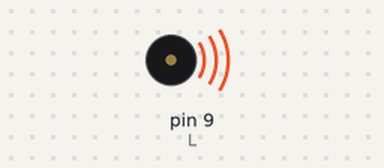
Recording of a sketch running on a simulated Arduino Uno, built with avr-gcc and run on an emulated ATmega328P. On the bench: buzzer (waves = sounding).

Above: at 0.1 s.
At 15.3 s:
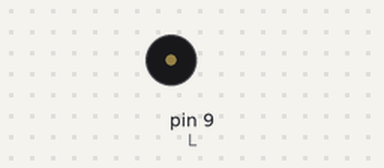
Timing chart, 0 to 40.0 s (numbered marks = the images above):
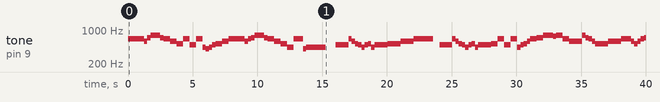

Measured:
- by itself, tone on pin 9 (L): plays 659 Hz for 1.3 s, 587 Hz for 0.25 s, 698 Hz for 0.25 s, 783 Hz for 0.75 s, 698 Hz for 0.25 s, 659 Hz for 0.50 s … (80 notes in this stretch)

The sketch:

oldbuzzer_gimnOfUkraine.ino
```cpp
#define	C0 16.35
#define	Db0	17.32
#define	D0	18.35
#define	Eb0	19.45
#define	E0	20.60
#define	F0	21.83
#define	Gb0	23.12
#define	G0	24.50
#define	Ab0	25.96
#define	LA0	27.50
#define	Bb0	29.14
#define	B0	30.87
#define	C1	32.70
#define	Db1	34.65
#define	D1	36.71
#define	Eb1	38.89
#define	E1	41.20
#define	F1	43.65
#define	Gb1	46.25
#define	G1	49.00
#define	Ab1	51.91
#define	LA1	55.00
#define	Bb1	58.27
#define	B1	61.74
#define	C2	65.41
#define	Db2	69.30
#define	D2	73.42
#define	Eb2	77.78
#define	E2	82.41
#define	F2	87.31
#define	Gb2	92.50
#define	G2	98.00
#define	Ab2	103.83
#define	LA2	110.00
#define	Bb2	116.54
#define	B2	123.47
#define	C3	130.81
#define	Db3	138.59
#define	D3	146.83
#define	Eb3	155.56
#define	E3	164.81
#define	F3	174.61
#define	Gb3	185.00
#define	G3	196.00
#define	Ab3	207.65
#define	LA3	220.00
#define	Bb3	233.08
#define	B3	246.94
#define	C4	261.63
#define	Db4	277.18
#define	D4	293.66
#define	Eb4	311.13
#define	E4	329.63
#define	F4	349.23
#define	Gb4	369.99
#define	G4	392.00
#define	Ab4	415.30
#define	LA4	445.00
#define	Bb4	466.16
#define	B4	493.88
#define	C5	523.25
#define	Db5	554.37
#define	D5	587.33
#define	Eb5	622.25
#define	E5	659.26
#define	F5	698.46
#define	Gb5	739.99
#define	G5	783.99
#define	Ab5	830.61
#define	LA5	880.00
#define	Bb5	932.33
#define	B5	987.77
#define	C6	1046.50
#define	Db6	1108.73
#define	D6	1174.66
#define	Eb6	1244.51
#define	E6	1318.51
#define	F6	1396.91
#define	Gb6	1479.98
#define	G6	1567.98
#define	Ab6	1661.22
#define	LA6	1760.00
#define	Bb6	1864.66
#define	B6	1975.53
#define	C7	2093.00
#define	Db7	2217.46
#define	D7	2349.32
#define	Eb7	2489.02
#define	E7	2637.02
#define	F7	2793.83
#define	Gb7	2959.96
#define	G7	3135.96
#define	Ab7	3322.44
#define	LA7	3520.01
#define	Bb7	3729.31
#define	B7	3951.07
#define	C8	4186.01
#define	Db8	4434.92
#define	D8	4698.64
#define	Eb8	4978.03

#define BPM 120
#define H 2*Q
#define Q 60000/BPM
#define E Q/2
#define S Q/4
#define W 4*Q
#define Z E+Q

#define L  9
void setup() {
  pinMode(L, OUTPUT);  //pin 9
}
void loop() {
  tone(L, E5, Z);
  delay(1 + Z);
  tone(L, E5, E);
  delay(1 + E);
  tone(L, E5, E);
  delay(1 + E);
  tone(L, D5, E);
  delay(1 + E);
  tone(L, F5, E);
  delay(1 + E);
  tone(L, G5, Z);
  delay(1 + Z);
  tone(L, F5, E);
  delay(1 + E);
  tone(L, E5, Q);
  delay(1 + Q);
  tone(L, D5, Q);
  delay(1 + Q);
  tone(L, C5, Q);
  delay(1 + Q);
  tone(L, E5, Q);
  delay(1 + Q);
  tone(L, B4, Q);
  delay(1 + Q);
  tone(L, E5, Q);
  delay(1 + Q);
  tone(L, 440.1, E); // ëÿ1  1/8
  delay(1 + E);
  tone(L, Ab4, E); // ñîëü1#   1/8
  delay(1 + E);
  tone(L, 440.1, E); // ëÿ1  1/8
  delay(1 + E);
  tone(L, B4, E); // Ñè1  1/8
  delay(1 + E);
  tone(L, C5, Q); // äî2  1/4
  delay(1 + Q);
  tone(L, D5, Q); // ðå2  1/4
  delay(1 + Q);
  tone(L, E5, Z); // ìè2  ? ñ òî÷êîé
  delay(1 + Z);
  tone(L, E5, E); // ìè2  1/8
  delay(1 + E);
  tone(L, E5, E); // ìè2  1/8
  delay(1 + E);
  tone(L, D5, E); // ðå2  1/8
  delay(1 + E);
  tone(L, E5, E); // ìè2  1/8
  delay(1 + E);
  tone(L, F5, E); // ôà2  1/8
  delay(1 + E);
  tone(L, G5, Z); // ñîëü2   1/4 ñ òî÷êîé
  delay(1 + Z);
  tone(L, F5, E); // ôà2  1/8
  delay(1 + E);
  tone(L, E5, Q); // ìè2 1/4
  delay(1 + Q);
  tone(L, D5, Q); // ðå2  1/4
  delay(1 + Q);
  tone(L, C5, Q); // äî2  1/4
  delay(1 + Q);
  tone(L, 440.1, Q); // Ëÿ1  1/4
  delay(1 + Q);
  tone(L, E5, Z); // ìè2  ? ñ òî÷êîé
  delay(1 + Z);
  tone(L, Ab4, E); // ñîëü1#   1/8
  delay(1 + E);
  tone(L, 440.1, H); // Ëÿ1  1/2
  delay(1 + H);
  tone(L, 440.1, Q); // Ëÿ1  1/4
  delay(1 + Q);
  delay(Z);
  tone(L, B4, Z); // Ñè1  1/4 c òî÷êîé
  delay(1 + Z);
  tone(L, B4, E); // Ñè1  1/8
  delay(1 + E);
  tone(L, E5, E); // ìè2  1/8
  delay(1 + E);
  tone(L, D5, E); // ðå2  1/8
  delay(1 + E);
  tone(L, C5, E); // äî2  1/8
  delay(1 + E);
  tone(L, B4, E); // Ñè1  1/8
  delay(1 + E);
  tone(L, 440.1, E); // ëÿ1  1/8
  delay(1 + E);
  tone(L, B4, E); // Ñè1  1/8
  delay(1 + E);
  tone(L, C5, E); // äî2  1/8
  delay(1 + E);
  tone(L, 440.1, E); // ëÿ1  1/8
  delay(1 + E);
  tone(L, B4, Q); // Ñè1  1/4
  delay(1 + Q);
  tone(L, B4, Q); // Ñè1  1/4
  delay(1 + Q);
  tone(L, C5, Z); // äî2  1/4 c òî÷êîé
  delay(1 + Z);
  tone(L, C5, E); // äî2  1/8
  delay(1 + E);
  tone(L, D5, Q); // ðå2  1/4
  delay(1 + Q);
  tone(L, D5, Q); // ðå2  1/4
  delay(1 + Q);
  tone(L, E5, H); // ìè2  1/2
  delay(1 + H);
  tone(L, E5, Q); // ìè2  1/4
  delay(1 + Q);
  delay(Q);
  tone(L, B4, Z); // Ñè1  1/4 c òî÷êîé
  delay(1 + Z);
  tone(L, B4, E); // Ñè1  1/8
  delay(1 + E);
  tone(L, E5, E); // ìè2  1/8
  delay(1 + E);
  tone(L, D5, E); // ðå2  1/8
  delay(1 + E);
  tone(L, C5, E); // äî2  1/8
  delay(1 + E);
  tone(L, B4, E); // Ñè1  1/8
  delay(1 + E);
  tone(L, 440.1, E); // ëÿ1  1/8
  delay(1 + E);
  tone(L, B4, E); // Ñè1  1/8
  delay(1 + E);
  tone(L, C5, E); // äî2  1/8
  delay(1 + E);
  tone(L, 440.1, E); // ëÿ1  1/8
  delay(1 + E);
  tone(L, B4, Q); // Ñè1  1/4
  delay(1 + Q);
  tone(L, B4, Q); // Ñè1  1/4
  delay(1 + Q);
  tone(L, C5, Q); // äî2  1/4
  delay(1 + Q);
  tone(L, E5, Q); // ìè2 1/4
  delay(1 + Q);
  tone(L, B4, Q); // Ñè1  1/4
  delay(1 + Q);
  tone(L, E5, Q); // ìè2 1/4
  delay(1 + Q);
  tone(L, 440.1, E); // ëÿ1  1/8
  delay(1 + E);
  tone(L, B4, E); // Ñè1  1/8
  delay(1 + E);
  tone(L, C5, E); // äî2  1/8
  delay(1 + E);
  tone(L, D5, E); // ðå2  1/8
  delay(1 + E);
  tone(L, E5, Q); // ìè2 1/4
  delay(1 + Q);
  tone(L, F5, Q); // ôà2  1/4
  delay(1 + Q);
  for (int i = 0; i <= 1; i++) {
    tone(L, G5, Z); // Ñîëü2  1/4 c òî÷êîé
    delay(1 + Z);
    tone(L, Gb5, E); // ÔÀ#  1/8
    delay(1 + E);
    tone(L, G5, Q); // Ñîëü2  1/4
    delay(1 + Q);
    tone(L, E5, Q); // ìè2 1/4
    delay(1 + Q);
    tone(L, D5, Q); // ðå2  1/4
    delay(1 + Q);
    tone(L, D5, Q); // ðå2  1/4
    delay(1 + Q);
    tone(L, G5, E); // Ñîëü2  1/8
    delay(1 + E);
    tone(L, F5, E); // ôà2 1/8
    delay(1 + E);
    tone(L, E5, E); // ìè2  1/8
    delay(1 + E);
    tone(L, D5, E); // ðå2  1/8
    delay(1 + E);
    tone(L, C5, Q); // äî2  1/4
    delay(1 + Q);
    tone(L, C5, Q); // äî2  1/4
    delay(1 + Q);
    tone(L, D5, Q); // ðå2  1/4
    delay(1 + Q);
    tone(L, D5, Q); // ðå2  1/4
    delay(1 + Q);
    tone(L, E5, Z); // ìè2  ? ñ òî÷êîé
    delay(1 + Z);
    tone(L, D5, E); // ðå2  1/8
    delay(1 + E);
    tone(L, C5, E); // äî2  1/8
    delay(1 + E);
    tone(L, D5, E); // ðå2  1/8
    delay(1 + E);
    tone(L, E5, E); // ìè2  1/8
    delay(1 + E);
    tone(L, F5, E); // ôà2  1/8
    delay(1 + E);
    tone(L, G5, Z); // Ñîëü2  1/4 c òî÷êîé
    delay(1 + Z);
    tone(L, Gb5, E); // ÔÀ#  1/8
    delay(1 + E);
    tone(L, G5, Q); // Ñîëü2  1/4
    delay(1 + Q);
    tone(L, E5, Q); // ìè2 1/4
    delay(1 + Q);
    tone(L, D5, Q); // ðå2  1/4
    delay(1 + Q);
    tone(L, D5, Q); // ðå2  1/4
    delay(1 + Q);
    tone(L, G5, E); // Ñîëü2  1/8
    delay(1 + E);
    tone(L, F5, E); // ôà2 1/8
    delay(1 + E);
    tone(L, E5, E);
    delay(1 + E);
    tone(L, D5, E);
    delay(1 + E);
    tone(L, C5, Q);
    delay(1 + Q);
    tone(L, 440.1, Q);
    delay(1 + Q);
    tone(L, E5, Z);
    delay(1 + Z);
    tone(L, Ab4, E);
    delay(1 + E);
    tone(L, 440.1, H);
    delay(1 + H);
    tone(L, 440.1, Q);
    delay(1 + Q);
    delay(Q);
  }
  delay(2 * H);
}
```
